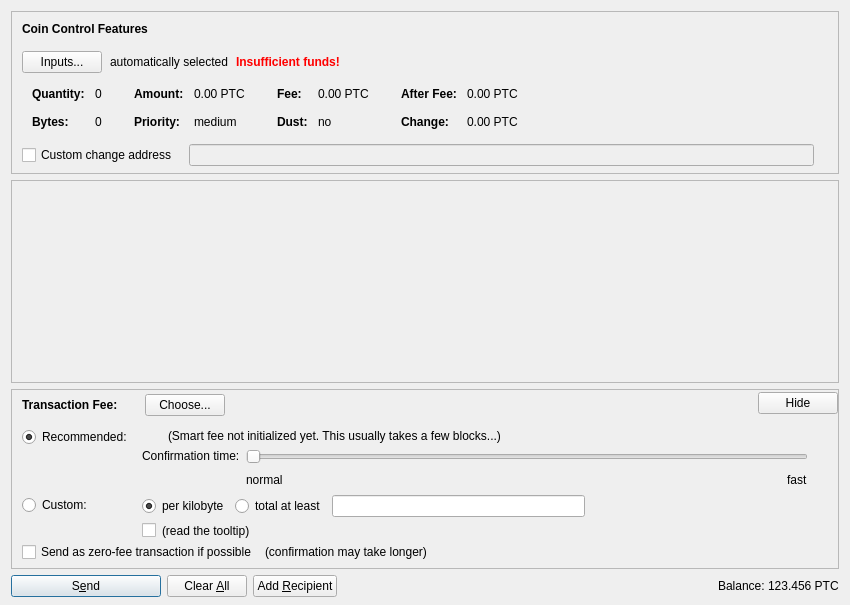
<?xml version="1.0" encoding="UTF-8"?>
<ui version="4.0">
 <class>SendCoinsDialog</class>
 <widget class="QDialog" name="SendCoinsDialog">
  <property name="geometry">
   <rect>
    <x>0</x>
    <y>0</y>
    <width>850</width>
    <height>605</height>
   </rect>
  </property>
  <property name="windowTitle">
   <string>Send Coins</string>
  </property>
  <layout class="QVBoxLayout" name="verticalLayout" stretch="0,1,0,0">
   <property name="bottomMargin">
    <number>8</number>
   </property>
   <item>
    <widget class="QFrame" name="frameCoinControl">
     <property name="sizePolicy">
      <sizepolicy hsizetype="Expanding" vsizetype="Expanding">
       <horstretch>0</horstretch>
       <verstretch>0</verstretch>
      </sizepolicy>
     </property>
     <property name="maximumSize">
      <size>
       <width>16777215</width>
       <height>16777215</height>
      </size>
     </property>
     <property name="frameShape">
      <enum>QFrame::StyledPanel</enum>
     </property>
     <property name="frameShadow">
      <enum>QFrame::Sunken</enum>
     </property>
     <layout class="QVBoxLayout" name="verticalLayoutCoinControl2">
      <property name="spacing">
       <number>0</number>
      </property>
      <property name="leftMargin">
       <number>0</number>
      </property>
      <property name="topMargin">
       <number>0</number>
      </property>
      <property name="rightMargin">
       <number>0</number>
      </property>
      <property name="bottomMargin">
       <number>6</number>
      </property>
      <item>
       <layout class="QVBoxLayout" name="verticalLayoutCoinControl" stretch="0,0,0,0,1">
        <property name="spacing">
         <number>0</number>
        </property>
        <property name="leftMargin">
         <number>10</number>
        </property>
        <property name="topMargin">
         <number>10</number>
        </property>
        <item>
         <layout class="QHBoxLayout" name="horizontalLayoutCoinControl1">
          <property name="bottomMargin">
           <number>15</number>
          </property>
          <item>
           <widget class="QLabel" name="labelCoinControlFeatures">
            <property name="sizePolicy">
             <sizepolicy hsizetype="Preferred" vsizetype="Maximum">
              <horstretch>0</horstretch>
              <verstretch>0</verstretch>
             </sizepolicy>
            </property>
            <property name="font">
             <font>
              <weight>75</weight>
              <bold>true</bold>
             </font>
            </property>
            <property name="styleSheet">
             <string notr="true">font-weight:bold;</string>
            </property>
            <property name="text">
             <string>Coin Control Features</string>
            </property>
           </widget>
          </item>
         </layout>
        </item>
        <item>
         <layout class="QHBoxLayout" name="horizontalLayoutCoinControl2" stretch="0,0,0,0">
          <property name="spacing">
           <number>8</number>
          </property>
          <property name="bottomMargin">
           <number>10</number>
          </property>
          <item>
           <widget class="QPushButton" name="pushButtonCoinControl">
            <property name="styleSheet">
             <string notr="true"/>
            </property>
            <property name="text">
             <string>Inputs...</string>
            </property>
            <property name="autoDefault">
             <bool>false</bool>
            </property>
           </widget>
          </item>
          <item>
           <widget class="QLabel" name="labelCoinControlAutomaticallySelected">
            <property name="text">
             <string>automatically selected</string>
            </property>
            <property name="margin">
             <number>5</number>
            </property>
           </widget>
          </item>
          <item>
           <widget class="QLabel" name="labelCoinControlInsuffFunds">
            <property name="font">
             <font>
              <weight>75</weight>
              <bold>true</bold>
             </font>
            </property>
            <property name="styleSheet">
             <string notr="true">color:red;font-weight:bold;</string>
            </property>
            <property name="text">
             <string>Insufficient funds!</string>
            </property>
            <property name="margin">
             <number>5</number>
            </property>
           </widget>
          </item>
          <item>
           <spacer name="horizontalSpacerCoinControl">
            <property name="orientation">
             <enum>Qt::Horizontal</enum>
            </property>
            <property name="sizeHint" stdset="0">
             <size>
              <width>40</width>
              <height>1</height>
             </size>
            </property>
           </spacer>
          </item>
         </layout>
        </item>
        <item>
         <widget class="QWidget" name="widgetCoinControl" native="true">
          <property name="sizePolicy">
           <sizepolicy hsizetype="Preferred" vsizetype="Preferred">
            <horstretch>0</horstretch>
            <verstretch>0</verstretch>
           </sizepolicy>
          </property>
          <property name="minimumSize">
           <size>
            <width>0</width>
            <height>0</height>
           </size>
          </property>
          <property name="styleSheet">
           <string notr="true"/>
          </property>
          <layout class="QHBoxLayout" name="horizontalLayoutCoinControl5">
           <property name="leftMargin">
            <number>0</number>
           </property>
           <property name="topMargin">
            <number>0</number>
           </property>
           <property name="rightMargin">
            <number>0</number>
           </property>
           <property name="bottomMargin">
            <number>0</number>
           </property>
           <item>
            <layout class="QHBoxLayout" name="horizontalLayoutCoinControl3" stretch="0,0,0,1">
             <property name="spacing">
              <number>20</number>
             </property>
             <property name="topMargin">
              <number>0</number>
             </property>
             <property name="bottomMargin">
              <number>10</number>
             </property>
             <item>
              <layout class="QFormLayout" name="formLayoutCoinControl1">
               <property name="horizontalSpacing">
                <number>10</number>
               </property>
               <property name="verticalSpacing">
                <number>14</number>
               </property>
               <property name="leftMargin">
                <number>10</number>
               </property>
               <property name="topMargin">
                <number>4</number>
               </property>
               <property name="rightMargin">
                <number>6</number>
               </property>
               <item row="0" column="0">
                <widget class="QLabel" name="labelCoinControlQuantityText">
                 <property name="font">
                  <font>
                   <weight>75</weight>
                   <bold>true</bold>
                  </font>
                 </property>
                 <property name="text">
                  <string>Quantity:</string>
                 </property>
                 <property name="margin">
                  <number>0</number>
                 </property>
                </widget>
               </item>
               <item row="0" column="1">
                <widget class="QLabel" name="labelCoinControlQuantity">
                 <property name="cursor">
                  <cursorShape>IBeamCursor</cursorShape>
                 </property>
                 <property name="contextMenuPolicy">
                  <enum>Qt::ActionsContextMenu</enum>
                 </property>
                 <property name="text">
                  <string notr="true">0</string>
                 </property>
                 <property name="margin">
                  <number>0</number>
                 </property>
                 <property name="textInteractionFlags">
                  <set>Qt::LinksAccessibleByMouse|Qt::TextSelectableByKeyboard|Qt::TextSelectableByMouse</set>
                 </property>
                </widget>
               </item>
               <item row="1" column="0">
                <widget class="QLabel" name="labelCoinControlBytesText">
                 <property name="font">
                  <font>
                   <weight>75</weight>
                   <bold>true</bold>
                  </font>
                 </property>
                 <property name="text">
                  <string>Bytes:</string>
                 </property>
                </widget>
               </item>
               <item row="1" column="1">
                <widget class="QLabel" name="labelCoinControlBytes">
                 <property name="cursor">
                  <cursorShape>IBeamCursor</cursorShape>
                 </property>
                 <property name="contextMenuPolicy">
                  <enum>Qt::ActionsContextMenu</enum>
                 </property>
                 <property name="text">
                  <string notr="true">0</string>
                 </property>
                 <property name="textInteractionFlags">
                  <set>Qt::LinksAccessibleByMouse|Qt::TextSelectableByKeyboard|Qt::TextSelectableByMouse</set>
                 </property>
                </widget>
               </item>
              </layout>
             </item>
             <item>
              <layout class="QFormLayout" name="formLayoutCoinControl2">
               <property name="horizontalSpacing">
                <number>10</number>
               </property>
               <property name="verticalSpacing">
                <number>14</number>
               </property>
               <property name="leftMargin">
                <number>6</number>
               </property>
               <property name="topMargin">
                <number>4</number>
               </property>
               <property name="rightMargin">
                <number>6</number>
               </property>
               <item row="0" column="0">
                <widget class="QLabel" name="labelCoinControlAmountText">
                 <property name="font">
                  <font>
                   <weight>75</weight>
                   <bold>true</bold>
                  </font>
                 </property>
                 <property name="text">
                  <string>Amount:</string>
                 </property>
                 <property name="margin">
                  <number>0</number>
                 </property>
                </widget>
               </item>
               <item row="0" column="1">
                <widget class="QLabel" name="labelCoinControlAmount">
                 <property name="cursor">
                  <cursorShape>IBeamCursor</cursorShape>
                 </property>
                 <property name="contextMenuPolicy">
                  <enum>Qt::ActionsContextMenu</enum>
                 </property>
                 <property name="text">
                  <string notr="true">0.00 PTC</string>
                 </property>
                 <property name="textInteractionFlags">
                  <set>Qt::LinksAccessibleByMouse|Qt::TextSelectableByKeyboard|Qt::TextSelectableByMouse</set>
                 </property>
                </widget>
               </item>
               <item row="1" column="0">
                <widget class="QLabel" name="labelCoinControlPriorityText">
                 <property name="font">
                  <font>
                   <weight>75</weight>
                   <bold>true</bold>
                  </font>
                 </property>
                 <property name="text">
                  <string>Priority:</string>
                 </property>
                </widget>
               </item>
               <item row="1" column="1">
                <widget class="QLabel" name="labelCoinControlPriority">
                 <property name="cursor">
                  <cursorShape>IBeamCursor</cursorShape>
                 </property>
                 <property name="contextMenuPolicy">
                  <enum>Qt::ActionsContextMenu</enum>
                 </property>
                 <property name="text">
                  <string notr="true">medium</string>
                 </property>
                 <property name="textInteractionFlags">
                  <set>Qt::LinksAccessibleByMouse|Qt::TextSelectableByKeyboard|Qt::TextSelectableByMouse</set>
                 </property>
                </widget>
               </item>
              </layout>
             </item>
             <item>
              <layout class="QFormLayout" name="formLayoutCoinControl3">
               <property name="horizontalSpacing">
                <number>10</number>
               </property>
               <property name="verticalSpacing">
                <number>14</number>
               </property>
               <property name="leftMargin">
                <number>6</number>
               </property>
               <property name="topMargin">
                <number>4</number>
               </property>
               <property name="rightMargin">
                <number>6</number>
               </property>
               <item row="0" column="0">
                <widget class="QLabel" name="labelCoinControlFeeText">
                 <property name="font">
                  <font>
                   <weight>75</weight>
                   <bold>true</bold>
                  </font>
                 </property>
                 <property name="text">
                  <string>Fee:</string>
                 </property>
                 <property name="margin">
                  <number>0</number>
                 </property>
                </widget>
               </item>
               <item row="0" column="1">
                <widget class="QLabel" name="labelCoinControlFee">
                 <property name="cursor">
                  <cursorShape>IBeamCursor</cursorShape>
                 </property>
                 <property name="contextMenuPolicy">
                  <enum>Qt::ActionsContextMenu</enum>
                 </property>
                 <property name="text">
                  <string notr="true">0.00 PTC</string>
                 </property>
                 <property name="textInteractionFlags">
                  <set>Qt::LinksAccessibleByMouse|Qt::TextSelectableByKeyboard|Qt::TextSelectableByMouse</set>
                 </property>
                </widget>
               </item>
               <item row="1" column="0">
                <widget class="QLabel" name="labelCoinControlLowOutputText">
                 <property name="font">
                  <font>
                   <weight>75</weight>
                   <bold>true</bold>
                  </font>
                 </property>
                 <property name="text">
                  <string>Dust:</string>
                 </property>
                </widget>
               </item>
               <item row="1" column="1">
                <widget class="QLabel" name="labelCoinControlLowOutput">
                 <property name="cursor">
                  <cursorShape>IBeamCursor</cursorShape>
                 </property>
                 <property name="contextMenuPolicy">
                  <enum>Qt::ActionsContextMenu</enum>
                 </property>
                 <property name="text">
                  <string notr="true">no</string>
                 </property>
                 <property name="textInteractionFlags">
                  <set>Qt::LinksAccessibleByMouse|Qt::TextSelectableByKeyboard|Qt::TextSelectableByMouse</set>
                 </property>
                </widget>
               </item>
              </layout>
             </item>
             <item>
              <layout class="QFormLayout" name="formLayoutCoinControl4">
               <property name="horizontalSpacing">
                <number>10</number>
               </property>
               <property name="verticalSpacing">
                <number>14</number>
               </property>
               <property name="leftMargin">
                <number>6</number>
               </property>
               <property name="topMargin">
                <number>4</number>
               </property>
               <property name="rightMargin">
                <number>6</number>
               </property>
               <item row="0" column="0">
                <widget class="QLabel" name="labelCoinControlAfterFeeText">
                 <property name="font">
                  <font>
                   <weight>75</weight>
                   <bold>true</bold>
                  </font>
                 </property>
                 <property name="text">
                  <string>After Fee:</string>
                 </property>
                 <property name="margin">
                  <number>0</number>
                 </property>
                </widget>
               </item>
               <item row="0" column="1">
                <widget class="QLabel" name="labelCoinControlAfterFee">
                 <property name="cursor">
                  <cursorShape>IBeamCursor</cursorShape>
                 </property>
                 <property name="contextMenuPolicy">
                  <enum>Qt::ActionsContextMenu</enum>
                 </property>
                 <property name="text">
                  <string notr="true">0.00 PTC</string>
                 </property>
                 <property name="textInteractionFlags">
                  <set>Qt::LinksAccessibleByMouse|Qt::TextSelectableByKeyboard|Qt::TextSelectableByMouse</set>
                 </property>
                </widget>
               </item>
               <item row="1" column="0">
                <widget class="QLabel" name="labelCoinControlChangeText">
                 <property name="font">
                  <font>
                   <weight>75</weight>
                   <bold>true</bold>
                  </font>
                 </property>
                 <property name="text">
                  <string>Change:</string>
                 </property>
                </widget>
               </item>
               <item row="1" column="1">
                <widget class="QLabel" name="labelCoinControlChange">
                 <property name="cursor">
                  <cursorShape>IBeamCursor</cursorShape>
                 </property>
                 <property name="contextMenuPolicy">
                  <enum>Qt::ActionsContextMenu</enum>
                 </property>
                 <property name="text">
                  <string notr="true">0.00 PTC</string>
                 </property>
                 <property name="textInteractionFlags">
                  <set>Qt::LinksAccessibleByMouse|Qt::TextSelectableByKeyboard|Qt::TextSelectableByMouse</set>
                 </property>
                </widget>
               </item>
              </layout>
             </item>
            </layout>
           </item>
          </layout>
         </widget>
        </item>
        <item>
         <layout class="QHBoxLayout" name="horizontalLayoutCoinControl4" stretch="0,0,0">
          <property name="spacing">
           <number>12</number>
          </property>
          <property name="sizeConstraint">
           <enum>QLayout::SetDefaultConstraint</enum>
          </property>
          <property name="topMargin">
           <number>5</number>
          </property>
          <property name="rightMargin">
           <number>5</number>
          </property>
          <item>
           <widget class="QCheckBox" name="checkBoxCoinControlChange">
            <property name="toolTip">
             <string>If this is activated, but the change address is empty or invalid, change will be sent to a newly generated address.</string>
            </property>
            <property name="text">
             <string>Custom change address</string>
            </property>
           </widget>
          </item>
          <item>
           <widget class="QValidatedLineEdit" name="lineEditCoinControlChange">
            <property name="enabled">
             <bool>false</bool>
            </property>
            <property name="sizePolicy">
             <sizepolicy hsizetype="Expanding" vsizetype="Fixed">
              <horstretch>0</horstretch>
              <verstretch>0</verstretch>
             </sizepolicy>
            </property>
           </widget>
          </item>
          <item>
           <widget class="QLabel" name="labelCoinControlChangeLabel">
            <property name="sizePolicy">
             <sizepolicy hsizetype="Preferred" vsizetype="Expanding">
              <horstretch>0</horstretch>
              <verstretch>0</verstretch>
             </sizepolicy>
            </property>
            <property name="minimumSize">
             <size>
              <width>0</width>
              <height>0</height>
             </size>
            </property>
            <property name="text">
             <string/>
            </property>
            <property name="margin">
             <number>3</number>
            </property>
           </widget>
          </item>
         </layout>
        </item>
        <item>
         <spacer name="verticalSpacerCoinControl">
          <property name="orientation">
           <enum>Qt::Vertical</enum>
          </property>
          <property name="sizeHint" stdset="0">
           <size>
            <width>800</width>
            <height>1</height>
           </size>
          </property>
         </spacer>
        </item>
       </layout>
      </item>
     </layout>
    </widget>
   </item>
   <item>
    <widget class="QScrollArea" name="scrollArea">
     <property name="widgetResizable">
      <bool>true</bool>
     </property>
     <widget class="QWidget" name="scrollAreaWidgetContents">
      <property name="geometry">
       <rect>
        <x>0</x>
        <y>0</y>
        <width>824</width>
        <height>72</height>
       </rect>
      </property>
      <layout class="QVBoxLayout" name="verticalLayout_2" stretch="0,1">
       <property name="leftMargin">
        <number>0</number>
       </property>
       <property name="topMargin">
        <number>0</number>
       </property>
       <property name="rightMargin">
        <number>0</number>
       </property>
       <property name="bottomMargin">
        <number>0</number>
       </property>
       <item>
        <layout class="QVBoxLayout" name="entries">
         <property name="spacing">
          <number>6</number>
         </property>
        </layout>
       </item>
       <item>
        <spacer name="verticalSpacer">
         <property name="orientation">
          <enum>Qt::Vertical</enum>
         </property>
         <property name="sizeHint" stdset="0">
          <size>
           <width>20</width>
           <height>40</height>
          </size>
         </property>
        </spacer>
       </item>
      </layout>
     </widget>
    </widget>
   </item>
   <item>
    <widget class="QFrame" name="frameFee">
     <property name="sizePolicy">
      <sizepolicy hsizetype="Expanding" vsizetype="Expanding">
       <horstretch>0</horstretch>
       <verstretch>0</verstretch>
      </sizepolicy>
     </property>
     <property name="maximumSize">
      <size>
       <width>16777215</width>
       <height>16777215</height>
      </size>
     </property>
     <property name="frameShape">
      <enum>QFrame::StyledPanel</enum>
     </property>
     <property name="frameShadow">
      <enum>QFrame::Sunken</enum>
     </property>
     <layout class="QVBoxLayout" name="verticalLayoutFee1">
      <property name="spacing">
       <number>0</number>
      </property>
      <property name="leftMargin">
       <number>0</number>
      </property>
      <property name="topMargin">
       <number>0</number>
      </property>
      <property name="rightMargin">
       <number>0</number>
      </property>
      <property name="bottomMargin">
       <number>0</number>
      </property>
      <item>
       <layout class="QVBoxLayout" name="verticalLayoutFee2" stretch="0,0,0">
        <property name="spacing">
         <number>0</number>
        </property>
        <property name="leftMargin">
         <number>10</number>
        </property>
        <property name="topMargin">
         <number>0</number>
        </property>
        <item>
         <layout class="QHBoxLayout" name="horizontalLayoutFee1">
          <property name="bottomMargin">
           <number>0</number>
          </property>
          <item>
           <layout class="QVBoxLayout" name="verticalLayoutFee7">
            <property name="spacing">
             <number>0</number>
            </property>
            <item>
             <spacer name="verticalSpacerSmartFee">
              <property name="orientation">
               <enum>Qt::Vertical</enum>
              </property>
              <property name="sizeType">
               <enum>QSizePolicy::Fixed</enum>
              </property>
              <property name="sizeHint" stdset="0">
               <size>
                <width>1</width>
                <height>4</height>
               </size>
              </property>
             </spacer>
            </item>
            <item>
             <layout class="QHBoxLayout" name="horizontalLayoutSmartFee">
              <property name="spacing">
               <number>10</number>
              </property>
              <item>
               <widget class="QLabel" name="labelFeeHeadline">
                <property name="sizePolicy">
                 <sizepolicy hsizetype="Preferred" vsizetype="Maximum">
                  <horstretch>0</horstretch>
                  <verstretch>0</verstretch>
                 </sizepolicy>
                </property>
                <property name="font">
                 <font>
                  <weight>75</weight>
                  <bold>true</bold>
                 </font>
                </property>
                <property name="styleSheet">
                 <string notr="true">font-weight:bold;</string>
                </property>
                <property name="text">
                 <string>Transaction Fee:</string>
                </property>
               </widget>
              </item>
              <item>
               <widget class="QLabel" name="labelFeeMinimized">
                <property name="text">
                 <string/>
                </property>
               </widget>
              </item>
              <item>
               <widget class="QPushButton" name="buttonChooseFee">
                <property name="text">
                 <string>Choose...</string>
                </property>
               </widget>
              </item>
             </layout>
            </item>
            <item>
             <spacer name="verticalSpacer_5">
              <property name="orientation">
               <enum>Qt::Vertical</enum>
              </property>
              <property name="sizeHint" stdset="0">
               <size>
                <width>1</width>
                <height>1</height>
               </size>
              </property>
             </spacer>
            </item>
           </layout>
          </item>
          <item>
           <spacer name="horizontalSpacer_4">
            <property name="orientation">
             <enum>Qt::Horizontal</enum>
            </property>
            <property name="sizeHint" stdset="0">
             <size>
              <width>40</width>
              <height>20</height>
             </size>
            </property>
           </spacer>
          </item>
          <item>
           <widget class="QPushButton" name="buttonMinimizeFee">
            <property name="toolTip">
             <string>collapse fee-settings</string>
            </property>
            <property name="text">
             <string>Hide</string>
            </property>
           </widget>
          </item>
         </layout>
        </item>
        <item>
         <widget class="QFrame" name="frameFeeSelection">
          <layout class="QVBoxLayout" name="verticalLayoutFee12">
           <property name="spacing">
            <number>0</number>
           </property>
           <property name="leftMargin">
            <number>0</number>
           </property>
           <property name="topMargin">
            <number>0</number>
           </property>
           <property name="rightMargin">
            <number>0</number>
           </property>
           <property name="bottomMargin">
            <number>0</number>
           </property>
           <item>
            <layout class="QGridLayout" name="gridLayoutFee">
             <property name="topMargin">
              <number>10</number>
             </property>
             <property name="bottomMargin">
              <number>4</number>
             </property>
             <property name="horizontalSpacing">
              <number>10</number>
             </property>
             <property name="verticalSpacing">
              <number>4</number>
             </property>
             <item row="1" column="1">
              <layout class="QVBoxLayout" name="verticalLayoutFee8">
               <property name="spacing">
                <number>6</number>
               </property>
               <item>
                <layout class="QHBoxLayout" name="horizontalLayoutFee13">
                 <item>
                  <widget class="QRadioButton" name="radioCustomPerKilobyte">
                   <property name="toolTip">
                    <string>If the custom fee is set to 1000 satoshis and the transaction is only 250 bytes, then &quot;per kilobyte&quot; only pays 250 satoshis in fee, while &quot;total at least&quot; pays 1000 satoshis. For transactions bigger than a kilobyte both pay by kilobyte.</string>
                   </property>
                   <property name="text">
                    <string>per kilobyte</string>
                   </property>
                   <property name="checked">
                    <bool>true</bool>
                   </property>
                   <attribute name="buttonGroup">
                    <string notr="true">groupCustomFee</string>
                   </attribute>
                  </widget>
                 </item>
                 <item>
                  <widget class="QRadioButton" name="radioCustomAtLeast">
                   <property name="toolTip">
                    <string>If the custom fee is set to 1000 satoshis and the transaction is only 250 bytes, then &quot;per kilobyte&quot; only pays 250 satoshis in fee, while &quot;total at least&quot; pays 1000 satoshis. For transactions bigger than a kilobyte both pay by kilobyte.</string>
                   </property>
                   <property name="text">
                    <string>total at least</string>
                   </property>
                   <attribute name="buttonGroup">
                    <string notr="true">groupCustomFee</string>
                   </attribute>
                  </widget>
                 </item>
                 <item>
                  <widget class="BitcoinAmountField" name="customFee"/>
                 </item>
                 <item>
                  <spacer name="horizontalSpacer_6">
                   <property name="orientation">
                    <enum>Qt::Horizontal</enum>
                   </property>
                   <property name="sizeHint" stdset="0">
                    <size>
                     <width>1</width>
                     <height>1</height>
                    </size>
                   </property>
                  </spacer>
                 </item>
                </layout>
               </item>
               <item>
                <layout class="QHBoxLayout" name="horizontalLayoutFee8">
                 <item>
                  <widget class="QCheckBox" name="checkBoxMinimumFee">
                   <property name="toolTip">
                    <string>Paying only the minimum fee is just fine as long as there is less transaction volume than space in the blocks. But be aware that this can end up in a never confirming transaction once there is more demand for perfectcoin transactions than the network can process.</string>
                   </property>
                   <property name="text">
                    <string/>
                   </property>
                  </widget>
                 </item>
                 <item>
                  <widget class="QLabel" name="labelMinFeeWarning">
                   <property name="enabled">
                    <bool>true</bool>
                   </property>
                   <property name="toolTip">
                    <string>Paying only the minimum fee is just fine as long as there is less transaction volume than space in the blocks. But be aware that this can end up in a never confirming transaction once there is more demand for perfectcoin transactions than the network can process.</string>
                   </property>
                   <property name="text">
                    <string>(read the tooltip)</string>
                   </property>
                   <property name="margin">
                    <number>5</number>
                   </property>
                  </widget>
                 </item>
                 <item>
                  <spacer name="horizontalSpacer_2">
                   <property name="orientation">
                    <enum>Qt::Horizontal</enum>
                   </property>
                   <property name="sizeHint" stdset="0">
                    <size>
                     <width>1</width>
                     <height>1</height>
                    </size>
                   </property>
                  </spacer>
                 </item>
                </layout>
               </item>
              </layout>
             </item>
             <item row="0" column="0">
              <layout class="QVBoxLayout" name="verticalLayoutFee4" stretch="0,1">
               <item>
                <widget class="QRadioButton" name="radioSmartFee">
                 <property name="text">
                  <string>Recommended:</string>
                 </property>
                 <property name="checked">
                  <bool>true</bool>
                 </property>
                 <attribute name="buttonGroup">
                  <string notr="true">groupFee</string>
                 </attribute>
                </widget>
               </item>
               <item>
                <spacer name="verticalSpacer_2">
                 <property name="orientation">
                  <enum>Qt::Vertical</enum>
                 </property>
                 <property name="sizeHint" stdset="0">
                  <size>
                   <width>1</width>
                   <height>1</height>
                  </size>
                 </property>
                </spacer>
               </item>
              </layout>
             </item>
             <item row="1" column="0">
              <layout class="QVBoxLayout" name="verticalLayoutFee9" stretch="0,1">
               <item>
                <widget class="QRadioButton" name="radioCustomFee">
                 <property name="text">
                  <string>Custom:</string>
                 </property>
                 <attribute name="buttonGroup">
                  <string notr="true">groupFee</string>
                 </attribute>
                </widget>
               </item>
               <item>
                <spacer name="verticalSpacer_6">
                 <property name="orientation">
                  <enum>Qt::Vertical</enum>
                 </property>
                 <property name="sizeHint" stdset="0">
                  <size>
                   <width>1</width>
                   <height>1</height>
                  </size>
                 </property>
                </spacer>
               </item>
              </layout>
             </item>
             <item row="0" column="1">
              <layout class="QVBoxLayout" name="verticalLayoutFee3" stretch="0,0,1">
               <property name="spacing">
                <number>6</number>
               </property>
               <property name="topMargin">
                <number>2</number>
               </property>
               <item>
                <layout class="QHBoxLayout" name="horizontalLayoutFee12">
                 <item>
                  <widget class="QLabel" name="labelSmartFee">
                   <property name="text">
                    <string/>
                   </property>
                   <property name="margin">
                    <number>2</number>
                   </property>
                  </widget>
                 </item>
                 <item>
                  <widget class="QLabel" name="labelFeeEstimation">
                   <property name="text">
                    <string/>
                   </property>
                  </widget>
                 </item>
                 <item>
                  <widget class="QLabel" name="labelSmartFee2">
                   <property name="text">
                    <string>(Smart fee not initialized yet. This usually takes a few blocks...)</string>
                   </property>
                   <property name="margin">
                    <number>2</number>
                   </property>
                  </widget>
                 </item>
                 <item>
                  <spacer name="horizontalSpacer_5">
                   <property name="orientation">
                    <enum>Qt::Horizontal</enum>
                   </property>
                   <property name="sizeHint" stdset="0">
                    <size>
                     <width>1</width>
                     <height>1</height>
                    </size>
                   </property>
                  </spacer>
                 </item>
                </layout>
               </item>
               <item>
                <layout class="QHBoxLayout" name="horizontalLayoutFee9">
                 <item>
                  <layout class="QVBoxLayout" name="verticalLayoutFee6">
                   <item>
                    <widget class="QLabel" name="labelSmartFee3">
                     <property name="text">
                      <string>Confirmation time:</string>
                     </property>
                     <property name="margin">
                      <number>2</number>
                     </property>
                    </widget>
                   </item>
                   <item>
                    <spacer name="verticalSpacer_3">
                     <property name="orientation">
                      <enum>Qt::Vertical</enum>
                     </property>
                     <property name="sizeHint" stdset="0">
                      <size>
                       <width>1</width>
                       <height>1</height>
                      </size>
                     </property>
                    </spacer>
                   </item>
                  </layout>
                 </item>
                 <item>
                  <layout class="QVBoxLayout" name="verticalLayoutFee5">
                   <property name="rightMargin">
                    <number>30</number>
                   </property>
                   <item>
                    <widget class="QSlider" name="sliderSmartFee">
                     <property name="minimum">
                      <number>0</number>
                     </property>
                     <property name="maximum">
                      <number>24</number>
                     </property>
                     <property name="pageStep">
                      <number>1</number>
                     </property>
                     <property name="value">
                      <number>0</number>
                     </property>
                     <property name="orientation">
                      <enum>Qt::Horizontal</enum>
                     </property>
                     <property name="invertedAppearance">
                      <bool>false</bool>
                     </property>
                     <property name="invertedControls">
                      <bool>false</bool>
                     </property>
                     <property name="tickPosition">
                      <enum>QSlider::NoTicks</enum>
                     </property>
                    </widget>
                   </item>
                   <item>
                    <layout class="QHBoxLayout" name="horizontalLayoutFee10">
                     <item>
                      <widget class="QLabel" name="labelSmartFeeNormal">
                       <property name="text">
                        <string>normal</string>
                       </property>
                      </widget>
                     </item>
                     <item>
                      <spacer name="horizontalSpacer_3">
                       <property name="orientation">
                        <enum>Qt::Horizontal</enum>
                       </property>
                       <property name="sizeHint" stdset="0">
                        <size>
                         <width>40</width>
                         <height>20</height>
                        </size>
                       </property>
                      </spacer>
                     </item>
                     <item>
                      <widget class="QLabel" name="labelSmartFeeFast">
                       <property name="text">
                        <string>fast</string>
                       </property>
                      </widget>
                     </item>
                    </layout>
                   </item>
                  </layout>
                 </item>
                </layout>
               </item>
               <item>
                <spacer name="verticalSpacer_4">
                 <property name="orientation">
                  <enum>Qt::Vertical</enum>
                 </property>
                 <property name="sizeHint" stdset="0">
                  <size>
                   <width>1</width>
                   <height>1</height>
                  </size>
                 </property>
                </spacer>
               </item>
              </layout>
             </item>
            </layout>
           </item>
           <item>
            <layout class="QHBoxLayout" name="horizontalLayoutFee5" stretch="0,0,0">
             <property name="spacing">
              <number>8</number>
             </property>
             <property name="bottomMargin">
              <number>4</number>
             </property>
             <item>
              <widget class="QCheckBox" name="checkBoxFreeTx">
               <property name="text">
                <string>Send as zero-fee transaction if possible</string>
               </property>
              </widget>
             </item>
             <item>
              <widget class="QLabel" name="labelFreeTx">
               <property name="text">
                <string>(confirmation may take longer)</string>
               </property>
               <property name="margin">
                <number>5</number>
               </property>
              </widget>
             </item>
             <item>
              <spacer name="horizontalSpacerFee5">
               <property name="orientation">
                <enum>Qt::Horizontal</enum>
               </property>
               <property name="sizeHint" stdset="0">
                <size>
                 <width>1</width>
                 <height>1</height>
                </size>
               </property>
              </spacer>
             </item>
            </layout>
           </item>
           <item>
            <spacer name="verticalSpacerFee2">
             <property name="orientation">
              <enum>Qt::Vertical</enum>
             </property>
             <property name="sizeHint" stdset="0">
              <size>
               <width>1</width>
               <height>1</height>
              </size>
             </property>
            </spacer>
           </item>
          </layout>
         </widget>
        </item>
        <item>
         <spacer name="verticalSpacerFee">
          <property name="orientation">
           <enum>Qt::Vertical</enum>
          </property>
          <property name="sizeHint" stdset="0">
           <size>
            <width>800</width>
            <height>1</height>
           </size>
          </property>
         </spacer>
        </item>
       </layout>
      </item>
     </layout>
    </widget>
   </item>
   <item>
    <layout class="QHBoxLayout" name="horizontalLayout">
     <item>
      <widget class="QPushButton" name="sendButton">
       <property name="minimumSize">
        <size>
         <width>150</width>
         <height>0</height>
        </size>
       </property>
       <property name="toolTip">
        <string>Confirm the send action</string>
       </property>
       <property name="text">
        <string>S&amp;end</string>
       </property>
       <property name="icon">
        <iconset resource="../perfectcoin.qrc">
         <normaloff>:/icons/send</normaloff>:/icons/send</iconset>
       </property>
       <property name="autoDefault">
        <bool>false</bool>
       </property>
       <property name="default">
        <bool>true</bool>
       </property>
      </widget>
     </item>
     <item>
      <widget class="QPushButton" name="clearButton">
       <property name="sizePolicy">
        <sizepolicy hsizetype="Minimum" vsizetype="Fixed">
         <horstretch>0</horstretch>
         <verstretch>0</verstretch>
        </sizepolicy>
       </property>
       <property name="toolTip">
        <string>Clear all fields of the form.</string>
       </property>
       <property name="text">
        <string>Clear &amp;All</string>
       </property>
       <property name="icon">
        <iconset resource="../perfectcoin.qrc">
         <normaloff>:/icons/remove</normaloff>:/icons/remove</iconset>
       </property>
       <property name="autoDefault">
        <bool>false</bool>
       </property>
      </widget>
     </item>
     <item>
      <widget class="QPushButton" name="addButton">
       <property name="toolTip">
        <string>Send to multiple recipients at once</string>
       </property>
       <property name="text">
        <string>Add &amp;Recipient</string>
       </property>
       <property name="icon">
        <iconset resource="../perfectcoin.qrc">
         <normaloff>:/icons/add</normaloff>:/icons/add</iconset>
       </property>
       <property name="autoDefault">
        <bool>false</bool>
       </property>
      </widget>
     </item>
     <item>
      <spacer name="horizontalSpacer">
       <property name="orientation">
        <enum>Qt::Horizontal</enum>
       </property>
       <property name="sizeHint" stdset="0">
        <size>
         <width>40</width>
         <height>20</height>
        </size>
       </property>
      </spacer>
     </item>
     <item>
      <layout class="QHBoxLayout" name="horizontalLayout_2">
       <property name="spacing">
        <number>3</number>
       </property>
       <item>
        <widget class="QLabel" name="label">
         <property name="sizePolicy">
          <sizepolicy hsizetype="Preferred" vsizetype="Fixed">
           <horstretch>0</horstretch>
           <verstretch>0</verstretch>
          </sizepolicy>
         </property>
         <property name="text">
          <string>Balance:</string>
         </property>
        </widget>
       </item>
       <item>
        <widget class="QLabel" name="labelBalance">
         <property name="sizePolicy">
          <sizepolicy hsizetype="Preferred" vsizetype="Fixed">
           <horstretch>0</horstretch>
           <verstretch>0</verstretch>
          </sizepolicy>
         </property>
         <property name="cursor">
          <cursorShape>IBeamCursor</cursorShape>
         </property>
         <property name="text">
          <string notr="true">123.456 PTC</string>
         </property>
         <property name="textInteractionFlags">
          <set>Qt::LinksAccessibleByMouse|Qt::TextSelectableByKeyboard|Qt::TextSelectableByMouse</set>
         </property>
        </widget>
       </item>
      </layout>
     </item>
    </layout>
   </item>
  </layout>
 </widget>
 <customwidgets>
  <customwidget>
   <class>QValidatedLineEdit</class>
   <extends>QLineEdit</extends>
   <header>qvalidatedlineedit.h</header>
  </customwidget>
  <customwidget>
   <class>BitcoinAmountField</class>
   <extends>QLineEdit</extends>
   <header>perfectcoinamountfield.h</header>
   <container>1</container>
  </customwidget>
 </customwidgets>
 <resources>
  <include location="../perfectcoin.qrc"/>
 </resources>
 <connections/>
 <buttongroups>
  <buttongroup name="groupCustomFee"/>
  <buttongroup name="groupFee"/>
 </buttongroups>
</ui>
